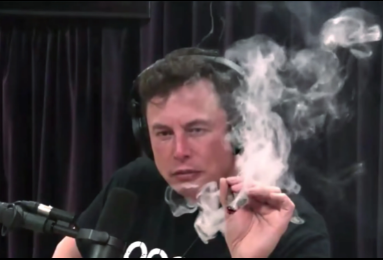
#> input picture module03/ex03/musk.png, 383 x 260 px
$ python test.py
#> lines starting #> are read from the running program, lines starting #| are printed output that depends on the picture
### module03/ex03/ImageProcessor.py
import numpy as np
from matplotlib.image import imread
import matplotlib.pyplot as plt


class ImageProcessor():
	def load(self, path):
#> called with path = './musk.png'
		self.path = path
		img = imread(path)
#> img is the input picture: shape (260, 383, 4) float32; mean R, G, B, A 0.277, 0.247, 0.258, 1
		shp = img.shape
#> shp = (260, 383, 4)
		print(f"Loading image of dimensions {shp[0]} x {shp[1]} ")
#| Loading image of dimensions 260 x 383
		return img

	def display(self, array):
		imgplot = plt.imshow(array)
		plt.show()
		return imgplot

### module03/ex03/ColorFilter.py
import numpy as np

class ColorFilter():
	def invert(self, array):
		array[:,:,:-1] = 1 - array[:,:,:-1]
		return (array)

	def to_blue(self, array):
		array[:,:,0] = 0 * array[:,:,0]
		array[:,:,1] = 0 * array[:,:,1]
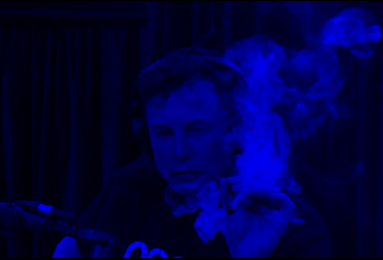
#> array: shape (260, 383, 4) float32; mean of channels 0, 1, 2, 3 0, 0, 0.258, 1; drawn as R, G, B
		return array

	def to_green(self, array):
		array[:,:,0] = 0 * array[:,:,0]
		array[:,:,2] = 0 * array[:,:,2]
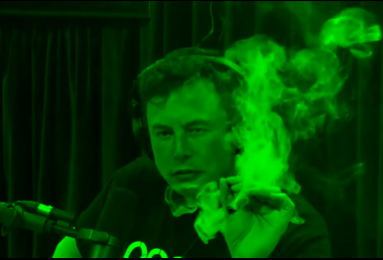
#> array: shape (260, 383, 4) float32; mean of channels 0, 1, 2, 3 0, 0.247, 0, 1; drawn as R, G, B
		return array

	def to_red(self, array):
		array[:,:,1] = 0 * array[:,:,1]
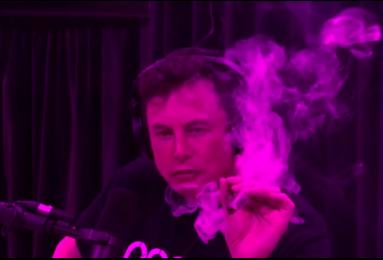
#> array: shape (260, 383, 4) float32; mean of channels 0, 1, 2, 3 0.277, 0, 0.258, 1; drawn as R, G, B
		array[:,:,2] = 0 * array[:,:,2]
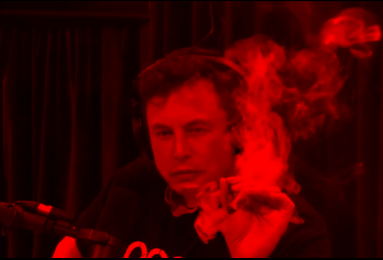
#> array: shape (260, 383, 4) float32; mean of channels 0, 1, 2, 3 0.277, 0, 0, 1; drawn as R, G, B
		return array

	# [7 lines left out: function to_celluloid, not called in this run]

	def to_grayscale(self, array, type = 'weighted'):
#> called with type = 'weighted'
		tmp = array[:,:,-1]
#> tmp: shape (260, 383) float32; every value is 1
		sz = array.shape
#> sz = (260, 383, 4)
		res = np.zeros((sz[0], sz[1]))
		if type == "m":
			for i in range(3):
				res += array[:,:,i]
			res = res * 1/3
		elif type == "weighted":
			res = 0.299 * array[:,:,0] + 0.587 * array[:,:,1] + 0.114 * array[:,:,2]
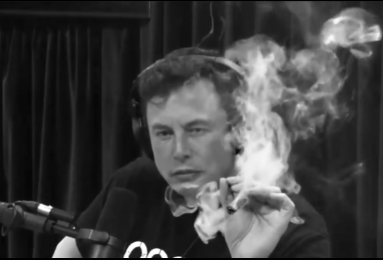
#> res: shape (260, 383) float32; min 0, max 1, mean 0.257
		array[:,:,0] = res
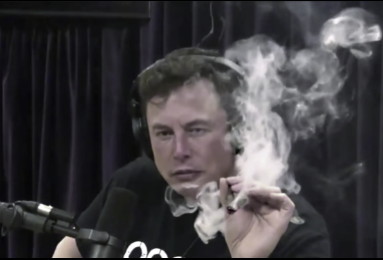
#> array: shape (260, 383, 4) float32; mean of channels 0, 1, 2, 3 0.257, 0.247, 0.258, 1; drawn as R, G, B
		array[:,:,1] = res
		array[:,:,2] = res
		return array

	# [22 lines left out: functions levelfinder, juxtapose, not called in this run]

### module03/ex03/test.py
from ImageProcessor import ImageProcessor
from ColorFilter import ColorFilter
from copy import deepcopy

imp = ImageProcessor()
cf = ColorFilter()

arr = imp.load("./musk.png")

bckp = deepcopy(arr)


inv = cf.invert(deepcopy(arr))
imp.display(inv)

bl = cf.to_blue(deepcopy(arr))
imp.display(bl)

gr = cf.to_green(deepcopy(arr))
imp.display(gr)


re = cf.to_red(deepcopy(arr))
imp.display(re)

# ce = cf.to_celluloid(deepcopy(arr))
# imp.display(ce)

gr = cf.to_grayscale(deepcopy(arr),)
print(gr)
#> (printed output is left out)
imp.display(gr)

gr = cf.to_grayscale(deepcopy(arr),'m')
#> the loop in to_grayscale (call 2), `for i in range(3):` made 3 passes
#> pass 1, in to_grayscale (call 2), `res += array[:,:,i]`:
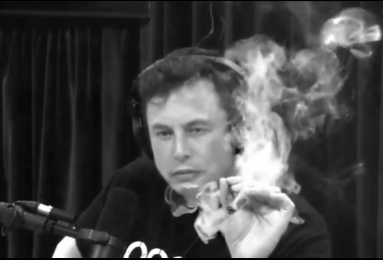
#> res: shape (260, 383) float64; min 0, max 1, mean 0.277
print(gr)
#> (printed output is left out)
imp.display(gr)
